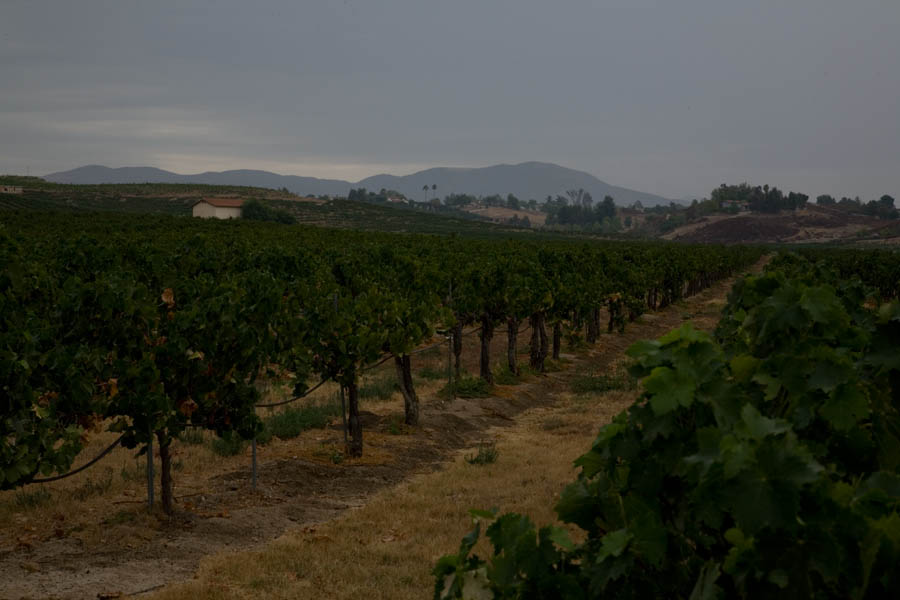
//> input picture data/countryside.jpg, 900 x 600 px
$ ./Source   (built with g++ and OpenCV 4)
//> lines starting //> are read from the running program, lines starting //| are printed output that depends on the picture
#include <opencv2/core/core.hpp>
#include <opencv2/highgui/highgui.hpp>
#include <iostream>
#include <opencv2/imgproc.hpp>
#include<vector>
#include "filter.h"
using namespace std;
using namespace cv;

Mat RGB_image2;


// hists = vector of 3 cv::mat of size nbins=256 with the 3 histograms
// e.g.: hists[0] = cv:mat of size 256 with the red histogram
//       hists[1] = cv:mat of size 256 with the green histogram
//       hists[2] = cv:mat of size 256 with the blue histogram
void showHistogram(std::vector<cv::Mat>& hists)
{
	// Min/Max computation
	double hmax[3] = { 0,0,0 };
	double min;
	cv::minMaxLoc(hists[0], &min, &hmax[0]);
	cv::minMaxLoc(hists[1], &min, &hmax[1]);
	cv::minMaxLoc(hists[2], &min, &hmax[2]);

	std::string wname[3] = { "blue", "green", "red" };
	cv::Scalar colors[3] = { cv::Scalar(255,0,0), cv::Scalar(0,255,0),
							 cv::Scalar(0,0,255) };

	std::vector<cv::Mat> canvas(hists.size());

	// Display each histogram in a canvas
	for (int i = 0, end = hists.size(); i < end; i++)
	{
		canvas[i] = cv::Mat::ones(125, hists[0].rows, CV_8UC3);

		for (int j = 0, rows = canvas[i].rows; j < hists[0].rows - 1; j++)
		{
			cv::line(
				canvas[i],
				cv::Point(j, rows),
				cv::Point(j, rows - (hists[i].at<float>(j) * rows / hmax[i])),
				hists.size() == 1 ? cv::Scalar(200, 200, 200) : colors[i],
				1, 8, 0
			);
		}

		cv::imshow(hists.size() == 1 ? "value" : wname[i], canvas[i]);
		waitKey(0);
	}
}


enum Filters {MEDIAN, GAUSSIAN,BILATERAL};
struct Filterparameters
{	Filters type;
	Filter* filter;
	string name_of_window;
	int kernel_size;
	int sigmax;
	int sigmay;
};

//Calculating Histograms and showing the graph results
void histogram(cv::Mat image, vector<Mat> planes, string window_) {
	int histSize = 256;
	float range[] = { 0, 256 };
	const float* histRange = { range };
	split(image, planes);
	cv::Mat blue, green, red;
	calcHist(&planes[0], 1, 0, Mat(), blue, 1, &histSize, &histRange);
	calcHist(&planes[1], 1, 0, Mat(), green, 1, &histSize, &histRange);
	calcHist(&planes[2], 1, 0, Mat(), red, 1, &histSize, &histRange);

	std::vector<cv::Mat> lists;
	lists.push_back(blue);
	lists.push_back(green);
	lists.push_back(red);

	showHistogram(lists);


}

//Trackbar OnChange method
static void onChangetrackbar(int, void*parameters) {
	Filterparameters* filter_p = static_cast<Filterparameters*>(parameters);
	Filter* filter = filter_p->filter;

	switch(filter_p->type) {
	case MEDIAN: //median blur
	{
		filter->setSize(filter_p->kernel_size);
		break;
	}
	case GAUSSIAN: //Gaussian Blur
	{
		GaussianFilter *gaussian_filter = dynamic_cast<GaussianFilter*>(filter);
		gaussian_filter->setSize(filter_p->kernel_size);
		gaussian_filter->setSigma(filter_p->sigmax);
		break;

	}
	case BILATERAL: {  //bilateral
		BilateralFilter *bilateral_filter = dynamic_cast<BilateralFilter*>(filter);
		bilateral_filter->setSigmaRange(filter_p->sigmax);
		bilateral_filter->setSigmaSpace(filter_p->sigmay);
		break;
	}
	}
	filter->doFilter();
	imshow(filter_p->name_of_window, filter->getResult());

}

//Creating trackbars
void applying_filters(cv::Mat input_image) {

	MedianFilter median_filter(input_image, 1);
	Filterparameters median_params = { MEDIAN, &median_filter, "median", 1 };

	GaussianFilter gaussian_filter(input_image, 1);
	Filterparameters gaussian_params = { GAUSSIAN, &gaussian_filter, "gaussian", 1, 1 };

	BilateralFilter bilateral_filter(input_image, 1);
	Filterparameters bilateral_params = { BILATERAL, &bilateral_filter, "bilateral", 8, 1, 1 };

	namedWindow("median");
	namedWindow("gaussian");
	namedWindow("bilateral");

	// Add parameters trackbars to windows
	createTrackbar("kernel size", "median", &median_params.kernel_size, 99, onChangetrackbar, (void*)&median_params);

	createTrackbar("kernel size", "gaussian", &gaussian_params.kernel_size, 16, onChangetrackbar, (void*)&gaussian_params);
	createTrackbar("sigma", "gaussian", &gaussian_params.sigmax, 99, onChangetrackbar, (void*)&gaussian_params);

	createTrackbar("range", "bilateral", &bilateral_params.sigmax, 200, onChangetrackbar, (void*)&bilateral_params);
	createTrackbar("space", "bilateral", &bilateral_params.sigmay, 200, onChangetrackbar, (void*)&bilateral_params);

	onChangetrackbar(0, &median_params);
	onChangetrackbar(0, &gaussian_params);
	onChangetrackbar(0, &bilateral_params);

	waitKey(0);

}
int main() {

		//1 loading the image
	Mat image = imread("data/countryside.jpg", IMREAD_COLOR);
//> image is the input picture: 600 rows x 900 cols, CV_8UC3; mean B, G, R 51.9, 62.8, 62.3


	if (image.empty()) {  //check if the image successfully loaded

		cout << "Image not loaded succesfully";
	}


		//Calculating the histogram of original image
	std::vector<cv::Mat> histograms;
	imshow("Original Image", image);
	waitKey(0);
	histogram(image,histograms,"OriginalImage"); //histogram function is called
//> in histogram, `split(image, planes);`:
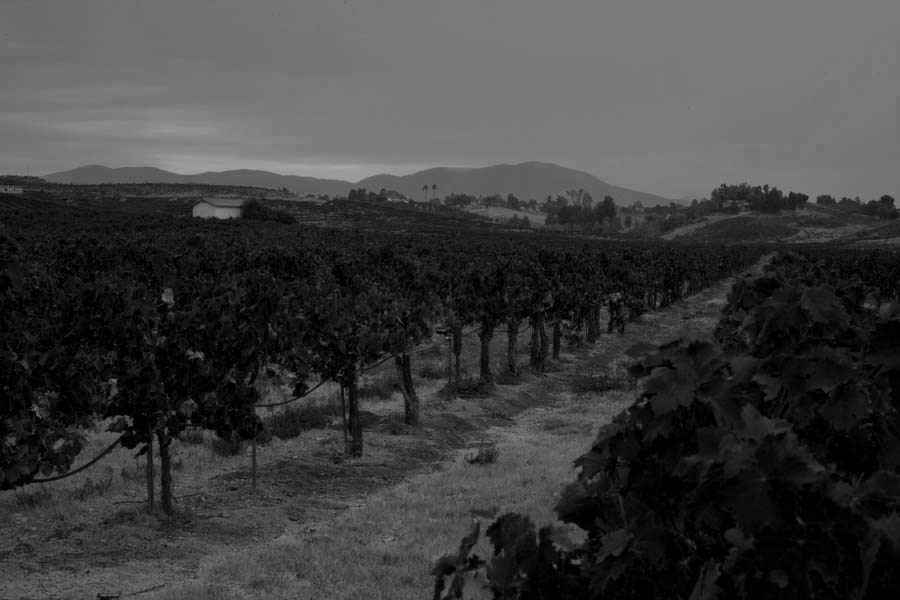
//> planes[2]: 600 rows x 900 cols, CV_8UC1; min 0, max 164, mean 62.3
//> in histogram, `calcHist(&planes[0], 1, 0, Mat(), blue, 1, &histSize, &histRange);`: blue = 256 values, max 73168 at index 0, min 0 at index 151, mean 2109.4
//> in histogram, `calcHist(&planes[1], 1, 0, Mat(), green, 1, &histSize, &histRange);`: green = 256 values, max 33874 at index 128, min 0 at index 157, mean 2109.4
//> in histogram, `calcHist(&planes[2], 1, 0, Mat(), red, 1, &histSize, &histRange);`: red = 256 values, max 22738 at index 123, min 0 at index 165, mean 2109.4
//> in showHistogram, `cv::minMaxLoc(hists[0], &min, &hmax[0]);`: min = 0; hmax = [73168, 0, 0]
//> in showHistogram, `cv::minMaxLoc(hists[1], &min, &hmax[1]);`: hmax = [73168, 33874, 0]
//> in showHistogram, `cv::minMaxLoc(hists[2], &min, &hmax[2]);`: hmax = [73168, 33874, 22738]
//> the loop in showHistogram, `for (int i = 0, end = hists.size(); i < end; i++)` made 3 passes

		//Histogram Equalization of channels
	vector<Mat> channels;
	split(image, channels);
	Mat B, G, R;

	equalizeHist(channels[0], B); //Equalization applied on R,G,B channels
	equalizeHist(channels[1], G);
	equalizeHist(channels[2], R);

	std::vector<cv::Mat> combined;
	combined.push_back(B);
	combined.push_back(G);
	combined.push_back(R);
	Mat result;

	merge(combined, result);
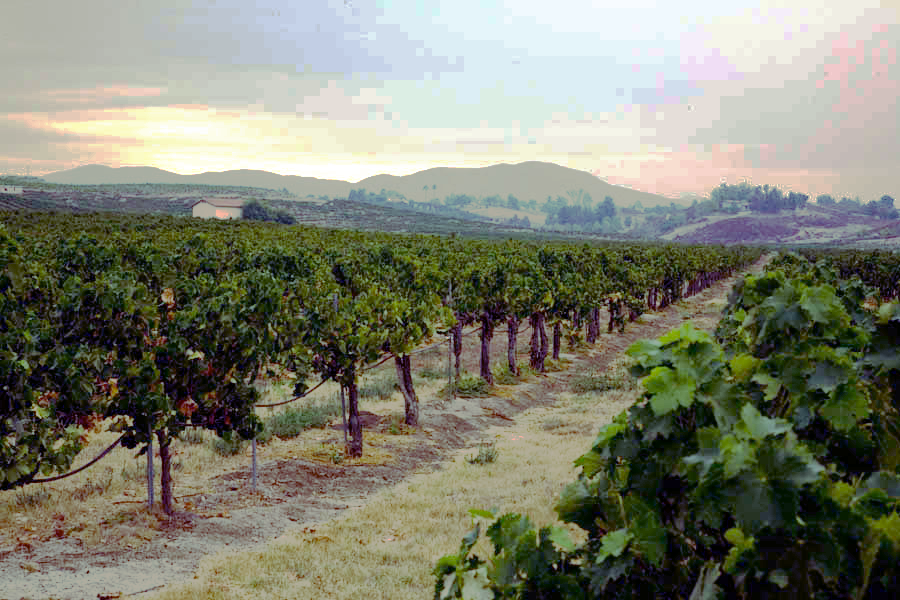
//> result: 600 rows x 900 cols, CV_8UC3; mean B, G, R 112.2, 129.1, 127.1
	imshow("Histogram Equalization Applied", result);  //Showing the equalized image
	waitKey(1);
	cv::Mat blue_hist2, green_hist2, red_hist2;


	std::vector<cv::Mat> histograms2;
	histogram(result, histograms2, "Histogram Equalization Applied");  //Showing the histogram of the channels
//> the loop in showHistogram (call 2), `for (int i = 0, end = hists.size(); i < end; i++)` made 3 passes


		// WORKING WITH HSV COLOR SPACE
	Mat hsv_image;
	cvtColor(image, hsv_image, COLOR_BGR2HSV); //converting colorspace to hsv
//> hsv_image: 600 rows x 900 cols, CV_8UC3; mean H, S, V 56.4, 128.4, 68.5
	vector<Mat> histograms_hsv;
	split(hsv_image, histograms_hsv);
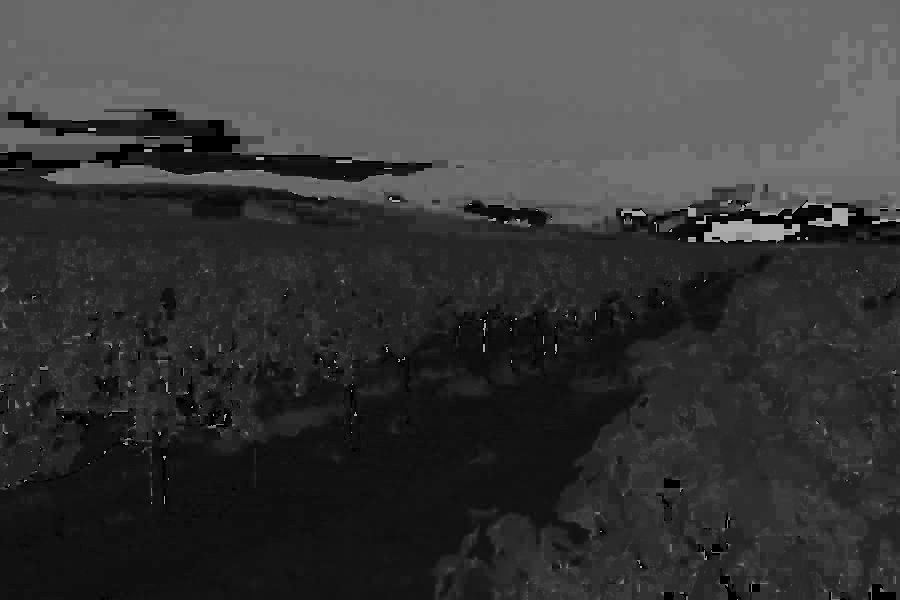
//> histograms_hsv[0]: 600 rows x 900 cols, CV_8UC1; min 0, max 179, mean 56.4
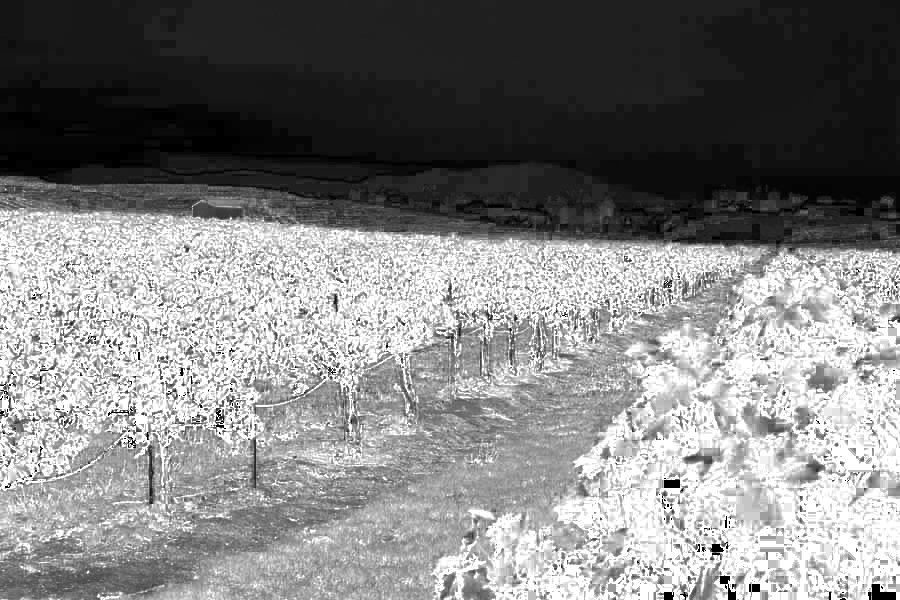
//> histograms_hsv[1]: 600 rows x 900 cols, CV_8UC1; min 0, max 255, mean 128.4
	int equalize_channel = 2;

	equalizeHist(histograms_hsv[equalize_channel], histograms_hsv[equalize_channel]); //Equalization applied on V channel
	merge(histograms_hsv, hsv_image);
//> hsv_image: 600 rows x 900 cols, CV_8UC3; mean H, S, V 56.4, 128.4, 128.8
	cvtColor(hsv_image, hsv_image, COLOR_HSV2BGR); // Switch back to the RGB color space and visualize the resulting image
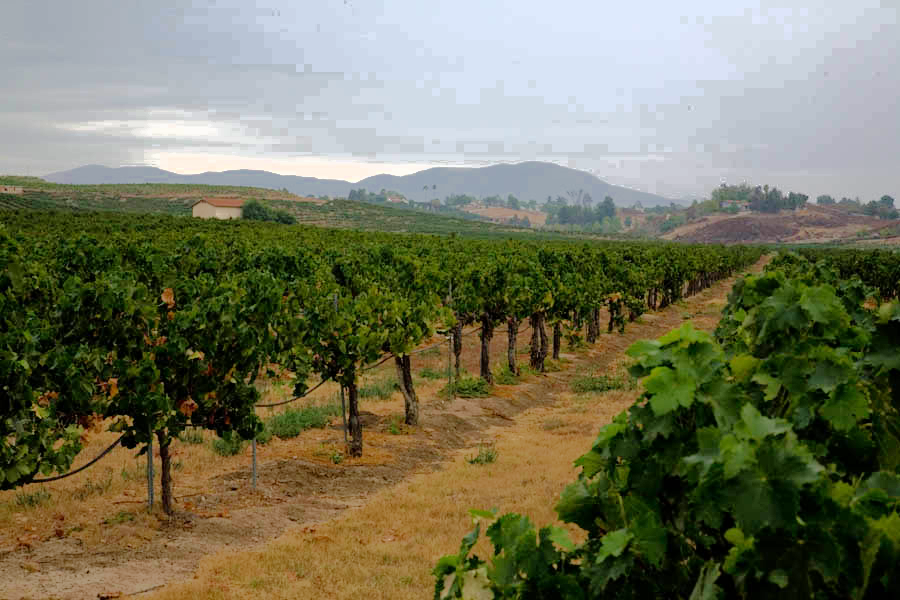
//> hsv_image: 600 rows x 900 cols, CV_8UC3; mean B, G, R 91.6, 117.3, 116.4
	imshow("Equalization of HSV image on V channel", hsv_image);
	waitKey(0);
	histogram(hsv_image, histograms_hsv, "Equalized Image");
//> call 3 of histogram, with window_ = "Equalized Image"
//> in histogram (call 3), `split(image, planes);`:
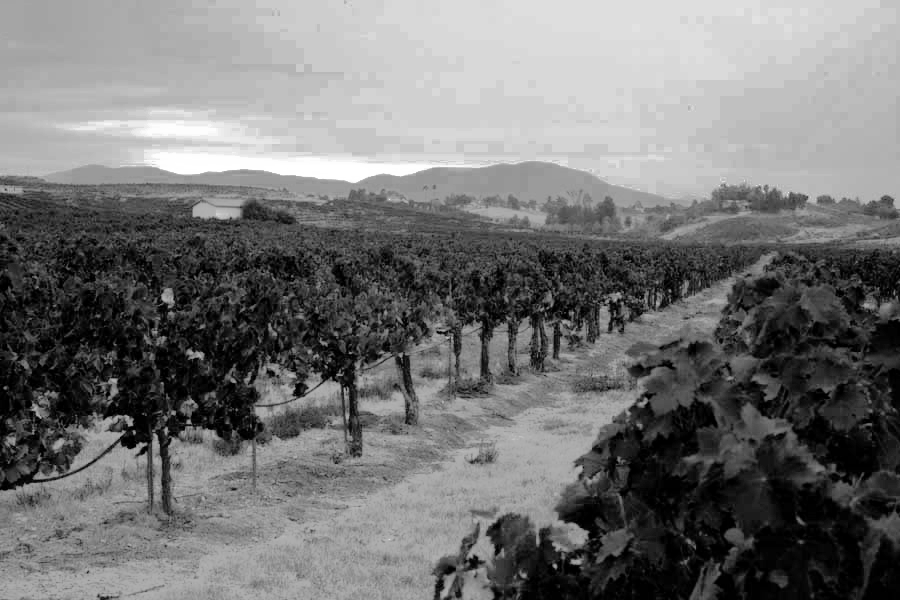
//> planes[2]: 600 rows x 900 cols, CV_8UC1; min 0, max 255, mean 116.4
//> in histogram (call 3), `calcHist(&planes[0], 1, 0, Mat(), blue, 1, &histSize, &histRange);`: blue = 256 values, max 73173 at index 0, min 0 at index 243, mean 2109.4
//> in histogram (call 3), `calcHist(&planes[1], 1, 0, Mat(), green, 1, &histSize, &histRange);`: green = 256 values, max 15099 at index 220, min 0 at index 202, mean 2109.4
//> in histogram (call 3), `calcHist(&planes[2], 1, 0, Mat(), red, 1, &histSize, &histRange);`: red = 256 values, max 13143 at index 216, min 0 at index 243, mean 2109.4
//> in showHistogram (call 3), `cv::minMaxLoc(hists[0], &min, &hmax[0]);`: hmax = [73173, 0, 0]
//> in showHistogram (call 3), `cv::minMaxLoc(hists[1], &min, &hmax[1]);`: hmax = [73173, 15099, 0]
//> in showHistogram (call 3), `cv::minMaxLoc(hists[2], &min, &hmax[2]);`: hmax = [73173, 15099, 13143]
//> the loop in showHistogram (call 3), `for (int i = 0, end = hists.size(); i < end; i++)` made 3 passes
//> after the loop in showHistogram (call 3), `for (int i = 0, end = hists.size(); i < end; i++)`:
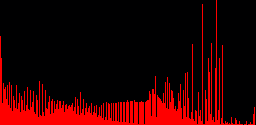
//> canvas[2]: 125 rows x 256 cols, CV_8UC3; mean B, G, R 0.8, 0, 41.9

	// Equalizing only on Value channel which seems to be the best choice. And show histogram.


	//Creating trackbar
	RGB_image2 = hsv_image;  //will be used in trackbar
//> (the run ends here: the program needs code that is not available in this run, at `MedianFilter median_filter(input_image, 1);`)

$ run again, with data/image.jpg copied over data/countryside.jpg
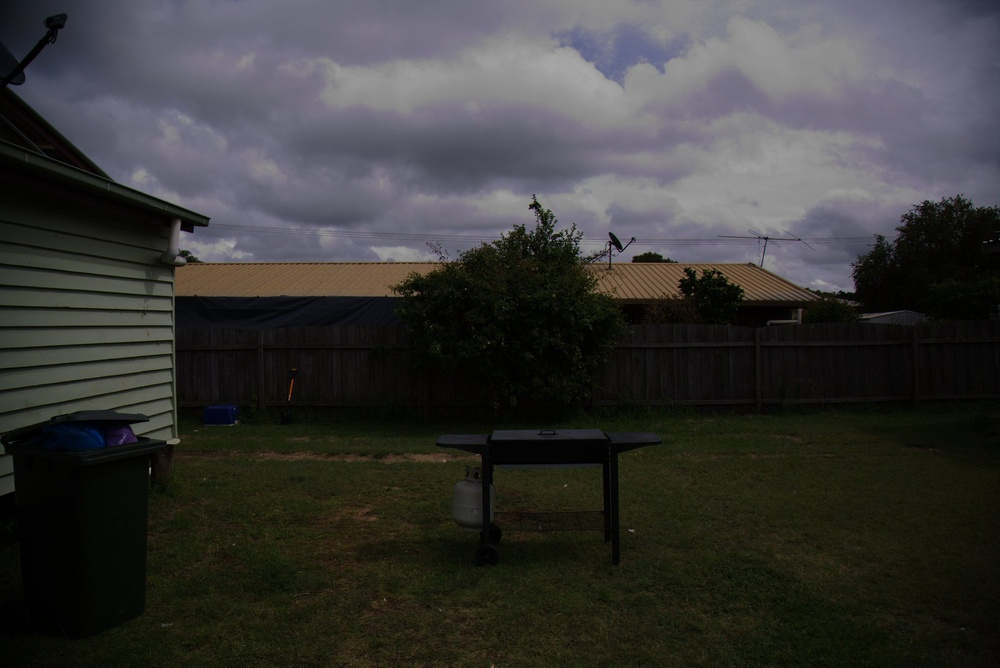
//> input picture data/image.jpg, 1000 x 668 px, shrunk from 2000 x 1335 before the run
//> image is the input picture: 668 rows x 1000 cols, CV_8UC3; mean B, G, R 54.4, 56.1, 56.7
//> blue = 256 values, max 19613 at index 7, min 0 at index 172, mean 2609.4
//> green = 256 values, max 12571 at index 8, min 0 at index 169, mean 2609.4
//> red = 256 values, max 13259 at index 4, min 0 at index 169, mean 2609.4
//> in showHistogram, `cv::minMaxLoc(hists[0], &min, &hmax[0]);`: min = 0; hmax = [19613, 0, 0]
//> in showHistogram, `cv::minMaxLoc(hists[1], &min, &hmax[1]);`: hmax = [19613, 12571, 0]
//> in showHistogram, `cv::minMaxLoc(hists[2], &min, &hmax[2]);`: hmax = [19613, 12571, 13259]
//> the loop in showHistogram, `for (int i = 0, end = hists.size(); i < end; i++)` made 3 passes
//> the loop in showHistogram (call 2), `for (int i = 0, end = hists.size(); i < end; i++)` made 3 passes
//> in histogram (call 3), `split(image, planes);`:
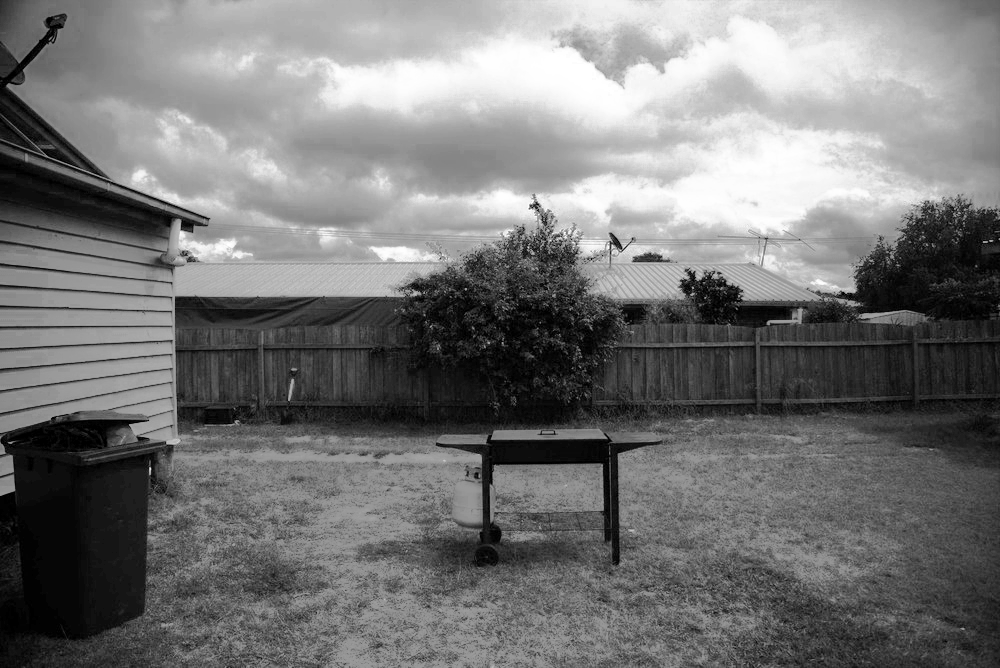
//> planes[2]: 668 rows x 1000 cols, CV_8UC1; min 0, max 255, mean 118.4
//> blue = 256 values, max 18463 at index 0, min 0 at index 1, mean 2609.4
//> green = 256 values, max 11415 at index 13, min 0 at index 1, mean 2609.4
//> red = 256 values, max 12789 at index 13, min 1 at index 1, mean 2609.4
//> in showHistogram (call 3), `cv::minMaxLoc(hists[0], &min, &hmax[0]);`: hmax = [18463, 0, 0]
//> in showHistogram (call 3), `cv::minMaxLoc(hists[1], &min, &hmax[1]);`: hmax = [18463, 11415, 0]
//> in showHistogram (call 3), `cv::minMaxLoc(hists[2], &min, &hmax[2]);`: min = 1; hmax = [18463, 11415, 12789]
//> the loop in showHistogram (call 3), `for (int i = 0, end = hists.size(); i < end; i++)` made 3 passes
//> after the loop in showHistogram (call 3), `for (int i = 0, end = hists.size(); i < end; i++)`:
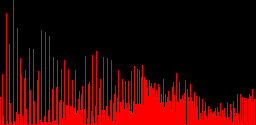
//> canvas[2]: 125 rows x 256 cols, CV_8UC3; mean B, G, R 0.8, 0, 52.9
